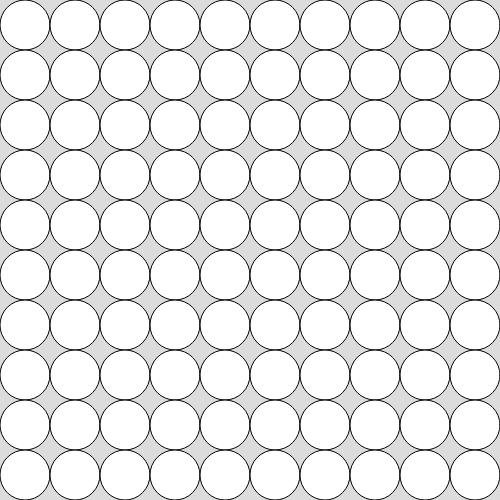
Frame 1 (no input)
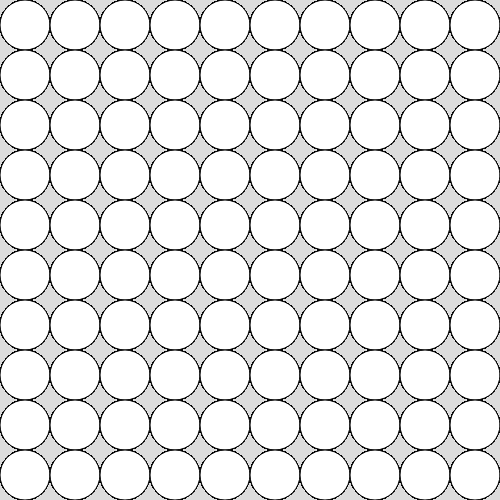
Frame 60 (no input)
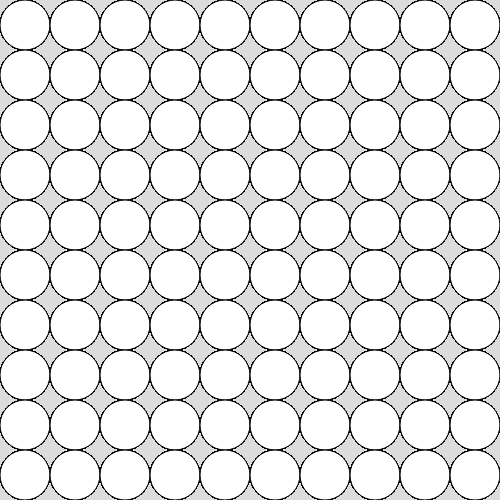
Frame 120 (the mouse pressed at the canvas centre since frame 60)

The p5.js sketch that drew these frames (run headless with seeded random() and noise() and a simulated clock; from frame 60 on, the mouse is pressed at the canvas centre):

// p5.js sketch
// ── sketch.js
function setup() {
  createCanvas(500, 500);
  background(220);
}

function draw() {
  let size=50;
  for(let i=0;i<width;i=i+size){
    for(let j=0;j<height;j=j+size){
    ellipse(i+size/2,j+size/2,size);
    }
  }

}
